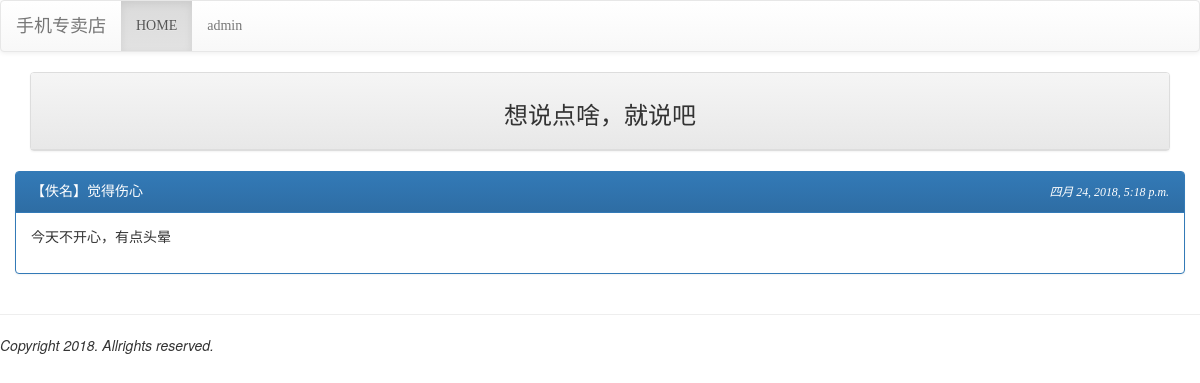
The page /flist/ on the database its author committed.
### mainsite/models.py (models this page shows, shortened)
class MPost(models.Model):
    mood=models.ForeignKey('Mood',on_delete=models.CASCADE)
    nickname=models.CharField('昵称',max_length=10,default='佚名')
    message=models.TextField('内容',null=False)
    del_pass=models.CharField(max_length=10)
    pub_time=models.DateTimeField(auto_now=True)
    enabled=models.BooleanField(default=False)

class Mood(models.Model):
    status=models.CharField('状态',max_length=10,null=False)
    def __str__(self):
        return self.status

### mainsite/views.py (the view)
# urls.py: url(r'^flist/$',views.flisting),
def flisting(request):
    template=get_template('flisting.html')
    posts=models.MPost.objects.filter(enabled=True).order_by('-pub_time')[:50]
    moods=models.Mood.objects.all()
    html=template.render(locals())
    return HttpResponse(html)

### templates/flisting.html (shortened to what this page needs)
<!DOCTYPE html>
{% extends 'pbase.html' %}
{% block content %}
<div class="container">
    <div class="row">
        <div class="col-md-12">
            <div class="panel panel-default">
                <div class="panel-heading" align="center">
                    <h3>想说点啥，就说吧</h3>
                </div>
            </div>
        </div>
    </div>
    {% for p in posts %}
    {% cycle '<div class="row"><div class="col-md-6">  </div>' '<div class="col-md-6">' %}
        <div class="panel {% cycle 'panel-primary' 'panel-info' 'panel-warning' 'panel-success' %} ">
            <div class="panel-heading">
                <table width="100%">
                    <tr>
                        <td>
                            【{{p.nickname }}】觉得{{p.mood}}
                        </td>
                        <td align="right">
                            <i><small>{{p.pub_time}}</small></i>
                        </td>
                    </tr>
                </table>
            </div>
            <div class="panel-body">{{ p.message | linebreaks }}</div>
        </div>
    </div>
    {% endfor %}
</div>
{% endblock %}

### templates/pbase.html (style rules this page uses)
h1,h2,h3,h4,h5,p,div { font-family:微软雅黑; }

### rows shown on the page
MPost: nickname "佚名", mood "伤心", pub_time "四月 24, 2018, 5:18 p.m.", message "今天不开心，有点头晕"
